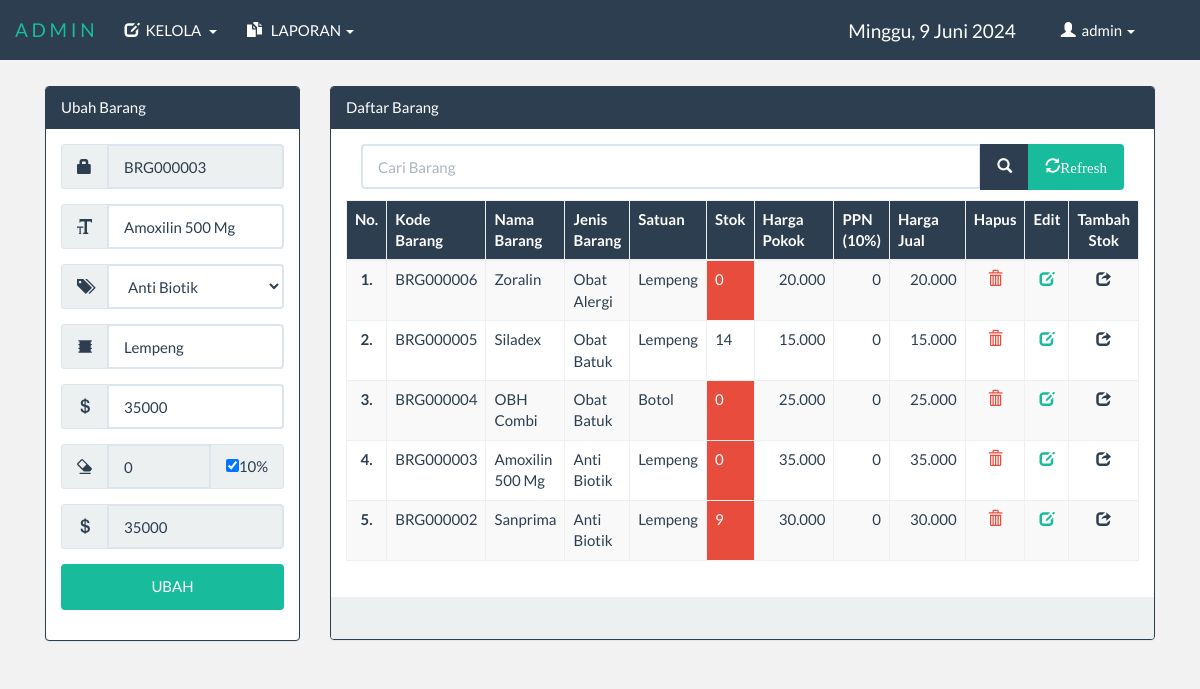
Page /admin/index.php?menu=daftarbarang&edit&id=BRG000003 (signed in) on the committed database.
### tables this page shows
CREATE TABLE `tbl_barang` (
  `kd_barang` varchar(9) NOT NULL,
  `nama_barang` varchar(50) NOT NULL,
  `id_jenis` int(11) NOT NULL,
  `satuan` varchar(25) NOT NULL,
  `stok` int(11) NOT NULL,
  `harga_pokok` int(11) NOT NULL,
  `ppn` int(11) NOT NULL,
  `harga_jual` int(11) NOT NULL
);

CREATE TABLE `tbl_jenis` (
  `id_jenis` int(11) NOT NULL,
  `jenis` varchar(25) NOT NULL
);

### library/fungsi.php (called while the page is built, shortened)
<?php
	class oop{
		function tampil($table,$cari,$urut){
			$sql="SELECT * FROM $table $cari $urut";
			$tampil=mysql_query($sql);
			while($data=mysql_fetch_array($tampil))
				$isi[]=$data;
			return @$isi;
		}
		function edit($table,$where){
			$sql = "SELECT * FROM $table WHERE $where";
			$jalan = mysql_fetch_array(mysql_query($sql));
			return $jalan;
		}
	}
?>

### admin/daftar_barang.php (the view, shortened to what this page needs)
<?php
	@$i = mysql_query("SELECT * FROM tbl_barang ORDER BY kd_barang DESC");
	@$j = mysql_fetch_array($i);
	if (@$j == "") {
		@$kd = "BRG000001";
	}else{
		@$kode = substr($j['kd_barang'], 3,6)+1;
		if ($kode < 10) { @$kd = "BRG00000".$kode;}
		elseif ($kode < 100 ) {@$kd = "BRG0000".$kode;}
		elseif ($kode < 1000 ) {@$kd = "BRG000".$kode;}
		elseif ($kode < 10000 ) {@$kd = "BRG00".$kode;}
		elseif ($kode < 100000 ) {@$kd = "BRG0".$kode;}
		else{@$kd = "BRG".$kode;}
	}
	@$table = "tbl_barang";
	@$where = "kd_barang = '$_GET[id]'";
	if (isset($_GET['edit'])) {
		$edit = $aksi->edit($table,$where);
	}
	if (isset($_POST['bcari'])) {
		@$text = $_POST['tcari'];
		@$cari = "WHERE nama_barang LIKE '%$text%'";
	}else{
		@$cari = "";
	}
?>
<!DOCTYPE html>
<html>
<head>
</head>
<body>
<br><br>
<br><br>
	<div class="container-fluid" id="mrg">
		<div class="row">
			<div class="col-md-3">
				<div class="panel panel-primary">
					<?php if(!isset($_GET['edit'])){ ?>
						<div class="panel-heading">Tambah Barang
					<?php }else { ?>
						<div class="panel-heading">Ubah Barang
					<?php } ?>
						</div>
					<div class="panel-body">
						<form method="post">
							<div class="form-group">
								<div class="input-group">
									<span class="input-group-addon"><div class="glyphicon glyphicon-lock"></div></span>
									<input type="text" name="tkode" value="<?php if(@$_GET['id']==""){echo @$kd;}else{echo @$edit['kd_barang'];} ?>" placeholder="Masukan Kode" class="form-control" required readonly>
								</div>
							</div>
							<div class="form-group">
								<div class="input-group">
									<span class="input-group-addon"><div class="glyphicon glyphicon-text-size"></div></span>
									<input type="text" name="tnama" value="<?php echo @$edit['nama_barang']; ?>" placeholder="Nama Barang" class="form-control" maxlength="50" required autocomplete="off" tabindex="0" autofocus>
								</div>
							</div>
							<div class="form-group">
								<div class="input-group">
									<span class="input-group-addon"><div class="glyphicon glyphicon-tags"></div></span>
									<select name="cjenis" class="form-control" required tabindex="0">
										<?php
											@$qw = mysql_query("SELECT * FROM tbl_jenis ORDER BY jenis ASC");
											while (@$a=mysql_fetch_array($qw)) {
										?>
											<option class="form-control" value="<?php echo @$a['0']; ?>" <?php if(@$edit['2']==@$a['0']){echo "selected";} ?>><?php echo @$a['1']; ?></option>
											<?php } ?>
									</select>
								</div>
							</div>
							<div class="form-group">
								<div class="input-group">
									<span class="input-group-addon"><div class="glyphicon glyphicon-oil"></div></span>
									<input type="text" name="tsatuan" value="<?php echo @$edit['satuan']; ?>" placeholder="Satuan Barang" class="form-control" required maxlength="25" autocomplete="off" tabindex="0">
								</div>
							</div>
							<div class="form-group">
								<div class="input-group">
									<span class="input-group-addon"><div class="glyphicon glyphicon-usd"></div></span>
									<input type="text" name="thargapokok" id="thargapokok" value="<?php echo @$edit['harga_pokok']; ?>" placeholder="Harga Pokok / Satuan" class="form-control" maxlength="11" required autocomplete="off" tabindex="0" onkeypress="return event.charCode >= 48 && event.charCode <= 57">
								</div>
							</div>
							 <td>
                                <div class="form-group">
                                	<div class="input-group">
	                                    <div class="input-group-addon"><div class="glyphicon glyphicon-erase"></div></div>
	                                    <input type="text" name="tppn" id="tppn" value="<?php echo @$edit['ppn']; ?>" class="form-control" placeholder="PPN (10%)"  required maxlength="11" readonly autocomplete="off" tabindex="1">
	                                	 <div class="input-group-addon">
	                                        <input type="checkbox" name="cekppn" id="cekppn" value="y" checked="checked" tabindex="0">10%
	                                    </div>
	                                </div>
                                </div>
                            </td>
                            <div class="form-group">
								<div class="input-group">
									<span class="input-group-addon"><div class="glyphicon glyphicon-usd"></div></span>
									<input type="text" name="thargajual" id="thargajual" value="<?php echo @$edit['harga_jual']; ?>" placeholder="Harga Jual / Satuan" class="form-control" maxlength="25"length="11" required readonly tabindex="1" onkeypress="return event.charCode >= 48 && event.charCode <= 57">
								</div>
							</div>
							<div class="form-group">
								<?php if (@$_GET['id']=="") { ?>
									<button type="submit" name="bsimpan" class="btn btn-primary btn-block" tabindex="0">SIMPAN</button>
								<?php }else{ ?>
									<button type="submit" name="bubah" class="btn btn-success btn-block" tabindex="0">UBAH</button>
								<?php } ?>
							</div>
						</form>
					</div>
				</div>
			</div>
			<div class="col-md-9">
				<div class="panel panel-primary">
					<div class="panel-heading">Daftar Barang</div>
					<div class="panel-body">
						<form method="post">
							<div class="table-responsive">
								<table class="table table-hover table-bordered table-striped">
									<div class="col-md-12" style="margin-bottom:10px;">
										<div class="input-group">
											<input type="text" name="tcari" value="<?php echo @$text; ?>" class="form-control" placeholder="Cari Barang" maxlength="50">
											<span class="input-group-btn">
												<button type="submit"  name="bcari" class="btn btn-primary"><div class="glyphicon glyphicon-search"></div></button>
												<button type="submit" name="refresh" class="btn btn-success"><div class="glyphicon glyphicon-refresh">Refresh</div></button>
											</span>
										</div>
									</div>
									<tr id="pri">
										<th>No.</th>
										<th width="10%">Kode Barang</th>
										<th>Nama Barang</th>
										<th>Jenis Barang</th>
										<th>Satuan</th>
										<th>Stok</th>
										<th width="12%">Harga Pokok</th>
										<th width="7%">PPN (10%)</th>
										<th width="11%">Harga Jual</th>
										<th width="5%">Hapus</th>
										<th width="5%">Edit</th>
										<th width="5%">Tambah<br><center>Stok</center></th>
									</tr>
									<tbody>
										<tr>
											<?php
												$a = $aksi->tampil("qw_barang",$cari," ORDER BY kd_barang DESC");
												@$no = 0;
												if ($a=="") {
													echo "<tr><td colspan='11' align='center'><b>Data Tidak Ada</b></td></tr>";
												}else{
													foreach ($a as $data) {
														$kdbrg = $data[0];
														$no++;
														?>
														<td><center><b><?php echo $no; ?>.</b></center></td>
														<td><?php echo $kdbrg ?></td>
														<td><?php echo $data[1]; ?></td>
														<td><?php echo $data[8]; ?></td>
														<td><?php echo $data[3]; ?></td>
														<td <?php if($data[4] < 10 ){echo "class='danger'" ;}?>> <?php echo $data[4]; ?></td>
														<td align="right"><?php echo number_format($data[5],0,'','.'); ?></td>
														<td align="right"><?php echo number_format($data[6],0,'','.');?></td>
														<td align="right"><?php echo number_format($data[7],0,'','.'); ?></td>
														<td><a href="?menu=daftarbarang&hapus&id=<?php echo $kdbrg;?>" onClick="return confirm('Anda Yakin Akan Menghapus Barang <?php echo $data[1] ?> ini ?')"><center><span class="glyphicon glyphicon-trash" id="red"></span></center></a></td>
														<td><a href="?menu=daftarbarang&edit&id=<?php echo $kdbrg; ?>"><center><span class="glyphicon glyphicon-edit"></span></center></a></td>
														<td><center><a href="?menu=pembelianbarang&kd=<?php echo $kdbrg; ?>"><span class="glyphicon glyphicon-share" id="blue"></span></a></center></td>
													</tr>
										<?php	} } ?>
									</tbody>
								</table>
							</div>
							</form>
					</div>
					<div class="panel-footer">&nbsp;</div>
				</div>
			</div>
		</div>
	</div>
</body>
</html>

### css/style.css (style rules this page uses)
#pri { background-color: #2c3e50; color: white; }
#blue { color: #2c3e50; }
#red { color: #e74c3c; }
#mrg { margin: 0 30px; }

### admin/index.php (style rules this page uses)
body { background-color: rgba(0, 0, 0, 0.05); }

### rows in the picture
tbl_barang: tkode "BRG000003", tnama "Amoxilin 500 Mg", cjenis "Anti Biotik", tsatuan "Lempeng", thargapokok "35000", tppn "0", thargajual "35000"

### other values in the picture
$_SESSION['nama'] "admin"
$kdbrg "BRG000006"
$data[1] "Zoralin"
$data[8] "Obat Alergi"
$data[3] "Lempeng"
$data[4] "0"
$data[5] "20.000"
$data[6] "0"
$data[7] "20.000"
$kdbrg "BRG000005"
$data[1] "Siladex"
$data[8] "Obat Batuk"
$data[4] "14"
$data[5] "15.000"
$data[7] "15.000"
